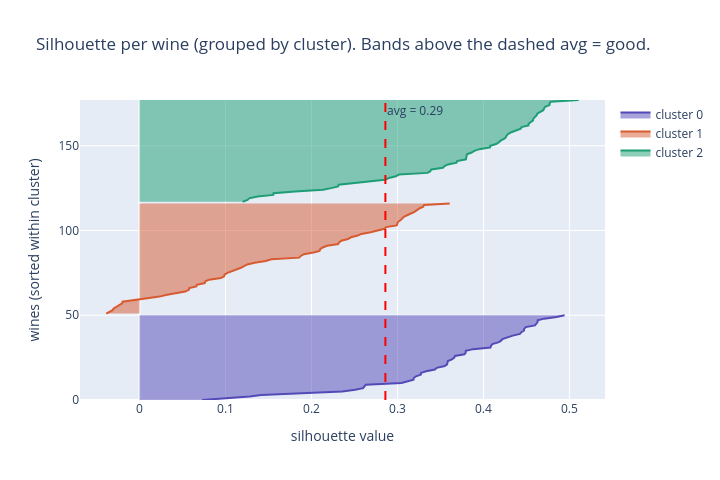

The cell this chart's notebook holds for it:
### Markdown cell above
**Reading the silhouette per-point** — the plot below shows every wine's individual silhouette, grouped by cluster. Wide, tall bands all above the average line = healthy clusters. Points with negative silhouette (sticking left past 0) are likely misassigned.

### Code cell
sample_sil = silhouette_samples(X_std, labels)
fig = go.Figure()
y_lower = 0
for j in range(best_k):
    vals = np.sort(sample_sil[labels == j])
    y_upper = y_lower + len(vals)
    fig.add_trace(go.Scatter(
        x=vals, y=np.arange(y_lower, y_upper), mode='lines',
        fill='tozerox', line=dict(color=colors[j]), name=f'cluster {j}'))
    y_lower = y_upper
fig.add_vline(x=sil, line_dash='dash', line_color='red',
    annotation_text=f'avg = {sil:.2f}')
fig.update_layout(title='Silhouette per wine (grouped by cluster). Bands above the dashed avg = good.',
    xaxis_title='silhouette value', yaxis_title='wines (sorted within cluster)',
    width=720, height=480)
fig.show()

### Figure 1 — Plotly figure (JSON) as saved in the notebook; plotly's stock layout.template omitted (floating-point values rounded to 4 significant figures)
{"data": [{"fill": "tozerox", "line": {"color": "#534AB7"}, "mode": "lines", "name": "cluster 0", "type": "scatter", "x": [0.07278, 0.105, 0.128, 0.1416, 0.1818, 0.2358, 0.2508, 0.2601, 0.2615, 0.2632, 0.3048, 0.3124, 0.3186, 0.3189, 0.3216, 0.3272, 0.3273, 0.3334, 0.3435, 0.3457, 0.355, 0.3577, 0.3583, 0.3586, 0.3633, 0.3661, 0.3669, 0.3779, 0.3794, 0.3794, 0.3879, 0.4081, 0.4088, 0.4103, 0.4172, 0.4206, 0.422, 0.4275, 0.4341, 0.4424, 0.4441, 0.4472, 0.4473, 0.4493, 0.4598, 0.4616, 0.463, 0.4631, 0.4706, 0.4851, 0.4943], "y": [0, 1, 2, 3, 4, 5, 6, 7, 8, 9, 10, 11, 12, 13, 14, 15, 16, 17, 18, 19, 20, 21, 22, 23, 24, 25, 26, 27, 28, 29, 30, 31, 32, 33, 34, 35, 36, 37, 38, 39, 40, 41, 42, 43, 44, 45, 46, 47, 48, 49, 50]}, {"fill": "tozerox", "line": {"color": "#D85A30"}, "mode": "lines", "name": "cluster 1", "type": "scatter", "x": [-0.03867, -0.03525, -0.03132, -0.03002, -0.02657, -0.02355, -0.02021, -0.01978, -0.005002, 0.01438, 0.02337, 0.03055, 0.04317, 0.05318, 0.05732, 0.05795, 0.06611, 0.06669, 0.07587, 0.07659, 0.081, 0.09466, 0.09851, 0.09882, 0.1023, 0.1083, 0.1141, 0.118, 0.1215, 0.1254, 0.1339, 0.1467, 0.1534, 0.1858, 0.1876, 0.1912, 0.2024, 0.2094, 0.2101, 0.2131, 0.2181, 0.2312, 0.232, 0.2347, 0.2425, 0.246, 0.2538, 0.2579, 0.2688, 0.2754, 0.2849, 0.2868, 0.2992, 0.2999, 0.3005, 0.3034, 0.3056, 0.3071, 0.3112, 0.316, 0.3199, 0.3227, 0.3254, 0.3299, 0.3309, 0.3608], "y": [51, 52, 53, 54, 55, 56, 57, 58, 59, 60, 61, 62, 63, 64, 65, 66, 67, 68, 69, 70, 71, 72, 73, 74, 75, 76, 77, 78, 79, 80, 81, 82, 83, 84, 85, 86, 87, 88, 89, 90, 91, 92, 93, 94, 95, 96, 97, 98, 99, 100, 101, 102, 103, 104, 105, 106, 107, 108, 109, 110, 111, 112, 113, 114, 115, 116]}, {"fill": "tozerox", "line": {"color": "#1D9E75"}, "mode": "lines", "name": "cluster 2", "type": "scatter", "x": [0.12, 0.1256, 0.1276, 0.1373, 0.1556, 0.1558, 0.1808, 0.2136, 0.2229, 0.231, 0.2315, 0.2489, 0.2728, 0.2853, 0.29, 0.2982, 0.3017, 0.3352, 0.3381, 0.3394, 0.3528, 0.3547, 0.3587, 0.3688, 0.3694, 0.3797, 0.38, 0.3805, 0.3808, 0.3863, 0.3894, 0.3953, 0.4077, 0.4079, 0.4148, 0.4177, 0.4199, 0.4238, 0.4261, 0.4269, 0.429, 0.4324, 0.4376, 0.4434, 0.4443, 0.4524, 0.4525, 0.4553, 0.4577, 0.458, 0.4605, 0.4619, 0.4625, 0.4671, 0.4696, 0.4705, 0.4718, 0.4768, 0.477, 0.4782, 0.5108], "y": [117, 118, 119, 120, 121, 122, 123, 124, 125, 126, 127, 128, 129, 130, 131, 132, 133, 134, 135, 136, 137, 138, 139, 140, 141, 142, 143, 144, 145, 146, 147, 148, 149, 150, 151, 152, 153, 154, 155, 156, 157, 158, 159, 160, 161, 162, 163, 164, 165, 166, 167, 168, 169, 170, 171, 172, 173, 174, 175, 176, 177]}], "layout": {"annotations": [{"showarrow": false, "text": "avg = 0.29", "x": 0.2859, "xanchor": "left", "xref": "x", "y": 1, "yanchor": "top", "yref": "y domain"}], "height": 480, "shapes": [{"line": {"color": "red", "dash": "dash"}, "type": "line", "x0": 0.2859, "x1": 0.2859, "xref": "x", "y0": 0, "y1": 1, "yref": "y domain"}], "title": {"text": "Silhouette per wine (grouped by cluster). Bands above the dashed avg = good."}, "width": 720, "xaxis": {"title": {"text": "silhouette value"}}, "yaxis": {"title": {"text": "wines (sorted within cluster)"}}}}
